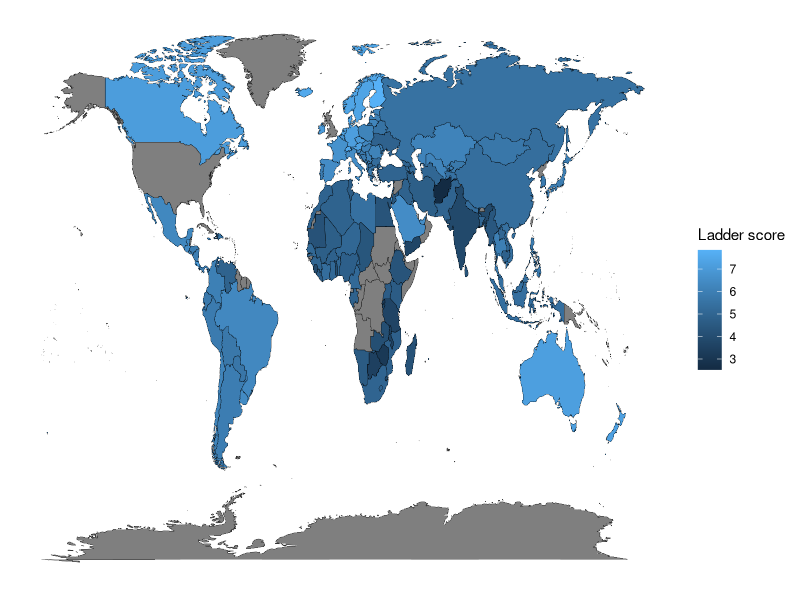
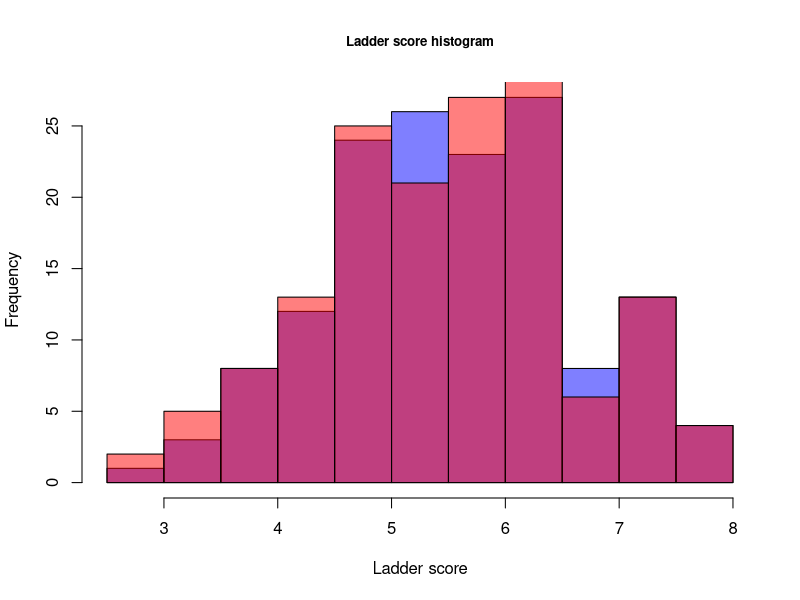
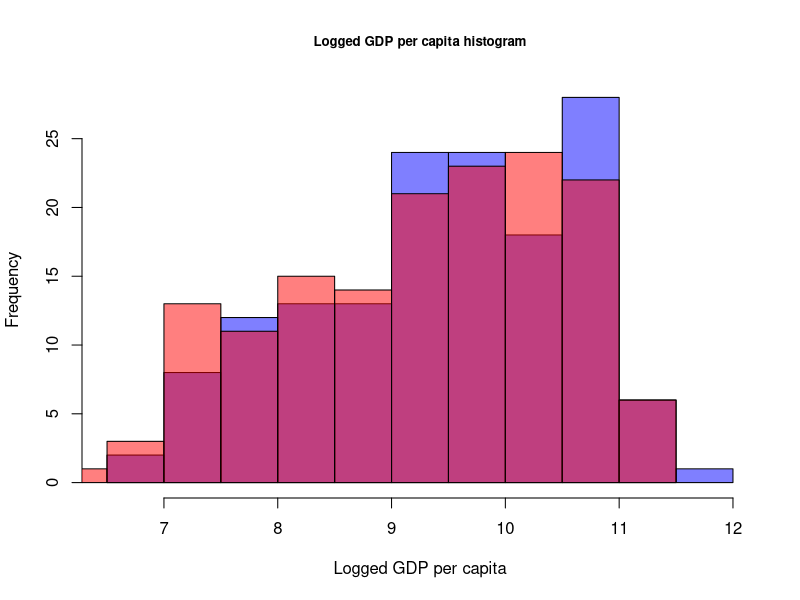
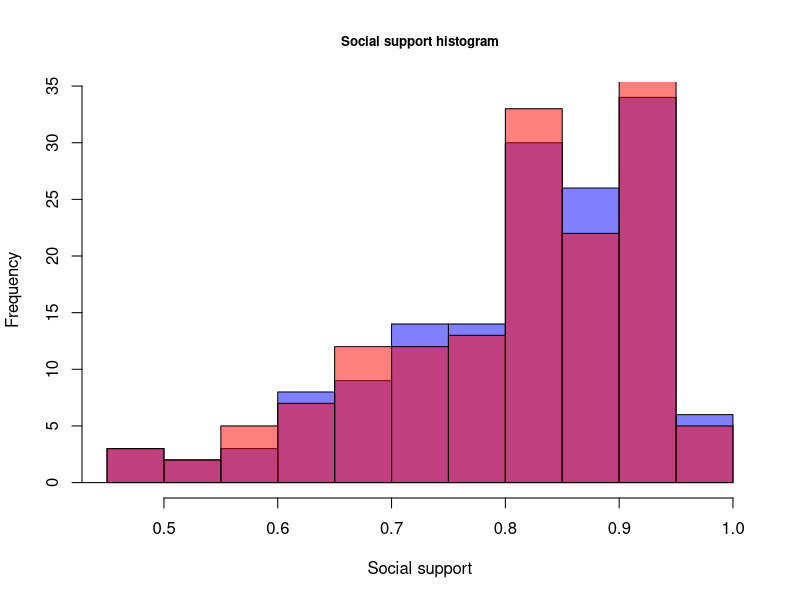
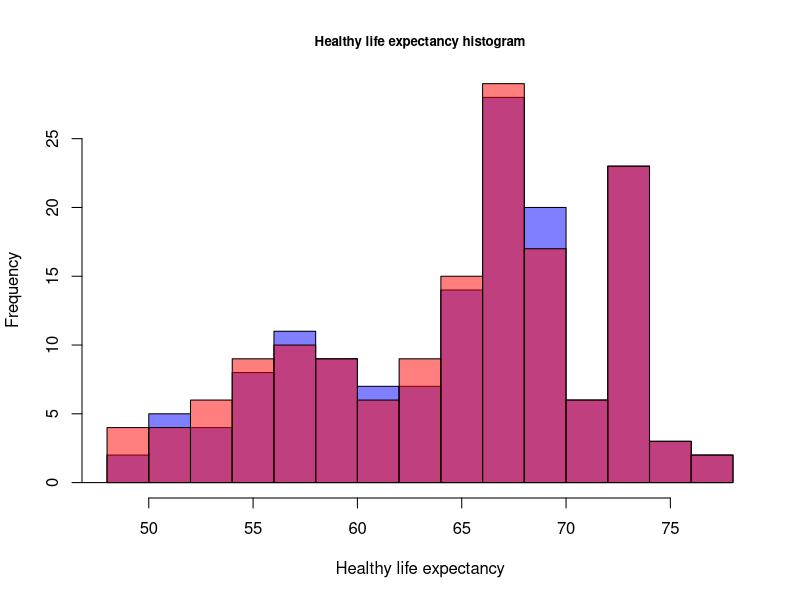
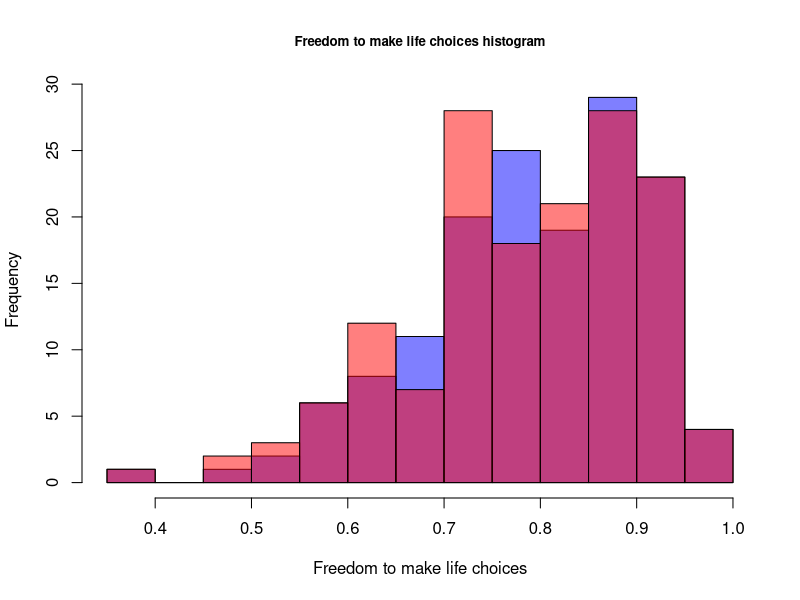
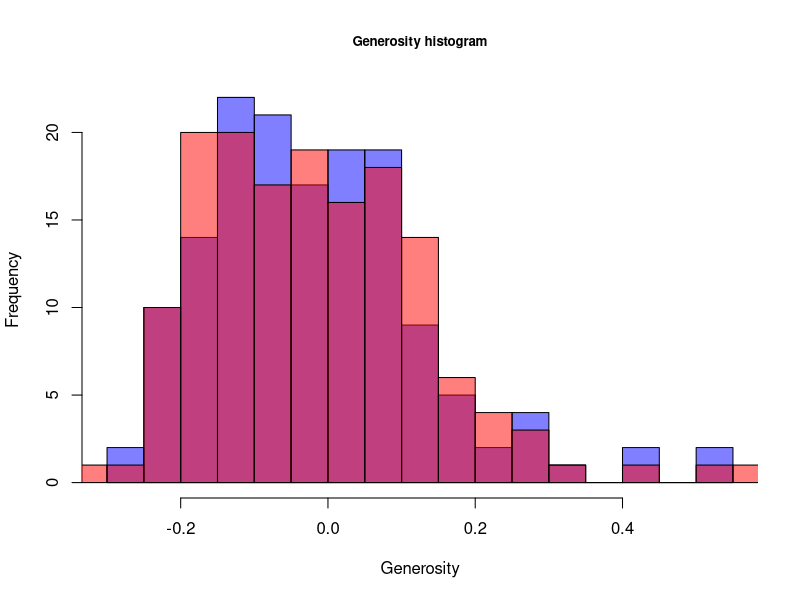
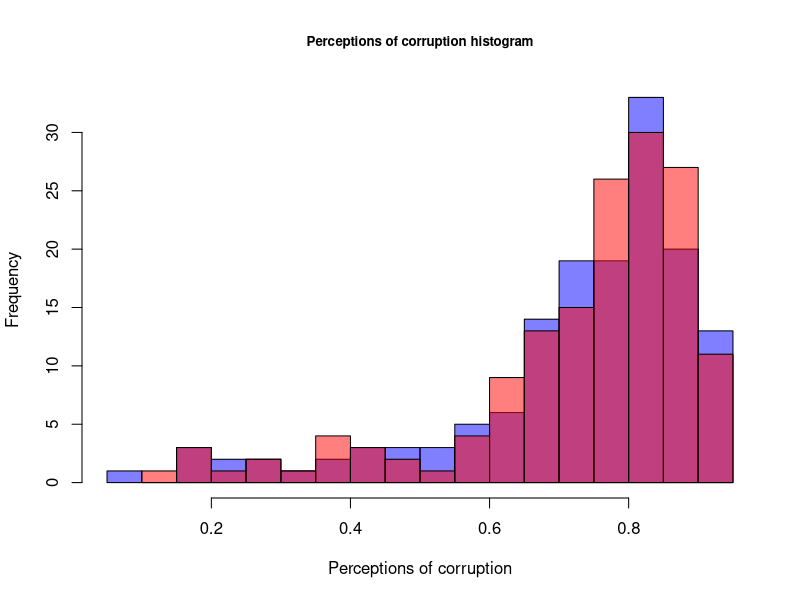

These charts were generated, in order, by the following R code: (Note: this script raises an error after producing the figures.)
## ---- chunk 1
knitr::opts_chunk$set(echo = TRUE)
## ---- chunk 2
# Učitavanje podataka iz csv datoteke:
whr2020 = read.table("WHR_2020.csv", sep = ",")
whr2021 = read.table("WHR_2021.csv", sep = ",")
dim(whr2020)
dim(whr2021)
## ---- chunk 3
print("2020: ")
summary(whr2020[3:9])
print("2021: ")
summary(whr2021[3:9])
## ---- chunk 4
colnames(whr2020) <- c("Country name", "Regional indicator", "Ladder score", "Logged GDP per capita", "Social support", "Healthy life expectancy", "Freedom to make life choices", "Generosity", "Perceptions of corruption") 

colnames(whr2021) <- c("Country name", "Regional indicator", "Ladder score", "Logged GDP per capita", "Social support", "Healthy life expectancy", "Freedom to make life choices", "Generosity", "Perceptions of corruption", "Income Gini", "Wealth Gini") 
## ---- chunk 5
names(whr2020)
names(whr2021)
## ---- chunk 6
library(ggplot2)
require(maps)
require(dplyr)

data2021 = whr2021[c("Country name", "Ladder score")]
names(data2021)[names(data2021) == "Country name"] = "region"

mapdata2021 = map_data("world")
mapdata2021 = left_join(mapdata2021, data2021, by = "region")

map2021 = ggplot(mapdata2021, aes(x = long, y = lat, group = group)) +
  geom_polygon(aes(fill = `Ladder score`), color = "black", size = 0.1) + theme(axis.text.x = element_blank(),
                           axis.text.y = element_blank(),
                           axis.ticks = element_blank(),
                           axis.title.y = element_blank(),
                           axis.title.x = element_blank(),
                           rect = element_blank())

map2021

## ---- chunk 7
#histogrami varijable s obzirom na godine
plot_by_years <- function(column, main) {
  hist(whr2021[[column]], breaks=15, main=main, cex.main=0.8, xlab=column, ylab="Frequency",col=rgb(0,0,1,0.5))
  hist(whr2020[[column]], breaks=15, main=main, cex.main=0.8, xlab=column, ylab="Frequency", col=rgb(1,0,0,0.5), add=T)
  
}
plot_by_years("Ladder score", "Ladder score histogram")
plot_by_years("Logged GDP per capita", "Logged GDP per capita histogram")
plot_by_years("Social support", "Social support histogram")
plot_by_years("Healthy life expectancy", "Healthy life expectancy histogram")
plot_by_years("Freedom to make life choices", "Freedom to make life choices histogram")
plot_by_years("Generosity", "Generosity histogram")
plot_by_years("Perceptions of corruption", "Perceptions of corruption histogram")
hist(whr2021$`Income Gini`, breaks=10, main="Income Gini 2021", xlab="Income Gini", ylab="Frequency",col=rgb(0,0,1,0.5))
hist(whr2021$`Wealth Gini`, breaks=10, main="Wealth Gini 2021", xlab="Wealth Gini", ylab="Frequency",col=rgb(0,0,1,0.5))
## ---- chunk 8
#Izračunajmo srednje vrijednosti i medijane Ladder score-ova po regijama
library(tidyverse)

whr2021 %>% group_by(`Regional indicator`) %>% summarise(
          Mean.LadderScore = mean(`Ladder score`),
          Mean.GDP = mean(`Logged GDP per capita`),
          Mean.SocialSupport = mean(`Social support`),
          Mean.LifeExp = mean(`Healthy life expectancy`),
          Mean.Freedom = mean(`Freedom to make life choices`),
          Mean.Generosity = mean(Generosity),
          Mean.Corruption = mean(`Perceptions of corruption`),
          Len = length(`Ladder score`)
           #Mean.IncomeGini = mean(`Income Gini`),
           #Mean.WealthGini = mean(`Wealth Gini`)
            ) -> summary.result1
summary.result1


whr2021 %>% group_by(`Regional indicator`) %>% summarise(
          Med.LadderScore = median(`Ladder score`),
          Med.GDP = median(`Logged GDP per capita`),
          Med.SocialSupport = median(`Social support`),
          Med.LifeExp = median(`Healthy life expectancy`),
          Med.Freedom = median(`Freedom to make life choices`),
          Med.Generosity = median(Generosity),
          Med.Corruption = median(`Perceptions of corruption`)
            ) -> summary.result2
summary.result2
## ---- chunk 9
boxplot(whr2020$`Ladder score`, whr2021$`Ladder score`,
        main = 'Ladder score box-plot by year',
        xlab = 'Year', ylab = 'Ladder score', names = c('2020', '2021'))
## ---- chunk 10
c1 = rgb(1, 0, 0, alpha = 0.5)
c2 = rgb(0, 0, 1, alpha = 0.5)
ladder2020 = whr2020$`Ladder score`
ladder2021 = whr2021$`Ladder score`
hist1 = hist(ladder2020, breaks = 10, plot = FALSE)
hist2 = hist(ladder2021, breaks = 10, plot = FALSE)
plot(hist1, col = c1, main = "Histogram of ladder score for two years", xlab = "Ladder score")
plot(hist2, col = c2, add = TRUE)
legend("topright",
  legend=c('2020','2021'),
  fill = c(c1,c2)
)
## ---- chunk 11
mergedData = merge(whr2020, whr2021, by="Country name", suffixes = c(".20",".21"))

hist(mergedData$`Ladder score.20`-mergedData$`Ladder score.21`,
     main=paste('Difference in ladder scores between two years'),
     xlab='Ladder score')

qqnorm(mergedData$`Ladder score.20`-mergedData$`Ladder score.21`, 
       pch = 1, 
       frame = FALSE, 
       main=paste('QQ-plot for differences between ladder scores'))
qqline(mergedData$`Ladder score.20`-mergedData$`Ladder score.21`, 
       col = "steelblue", lwd = 2)
## ---- chunk 12
require(nortest)
lillie.test(mergedData$`Ladder score.20`-mergedData$`Ladder score.21`)
## ---- chunk 13
t.test(mergedData$`Ladder score.20`, 
       mergedData$`Ladder score.21`, 
       paired = TRUE, 
       alt = "less")
## ---- chunk 14
fitGDP = lm(whr2021$`Ladder score` ~ whr2021$`Logged GDP per capita`)
fitHealth = lm(whr2021$`Ladder score` ~ whr2021$`Healthy life expectancy`)
fitSocialSupport = lm(whr2021$`Ladder score` ~ whr2021$`Social support`)
fitFreedom = lm(whr2021$`Ladder score` ~ whr2021$`Freedom to make life choices`)
fitGenerosity = lm(whr2021$`Ladder score` ~ whr2021$Generosity)
fitCorruption = lm(whr2021$`Ladder score` ~ whr2021$`Perceptions of corruption`)
fitIncomeGini = lm(whr2021$`Ladder score` ~ whr2021$`Income Gini`)
fitWealthGini = lm(whr2021$`Ladder score` ~ whr2021$`Wealth Gini`)

plot(whr2021$`Logged GDP per capita`, whr2021$`Ladder score`,
     col="blue",
     xlab='Logged GDP per capita',
     ylab='2021 Ladder score')
lines(whr2021$`Logged GDP per capita`, fitGDP$fitted.values)

plot(whr2021$`Healthy life expectancy`, whr2021$`Ladder score`,
     col="blue",
     xlab='Healthy life expectancy',
     ylab='2021 Ladder score')
lines(whr2021$`Healthy life expectancy`, fitHealth$fitted.values)

plot(whr2021$`Social support`, whr2021$`Ladder score`,
     col="blue",
     xlab='Social support',
     ylab='2021 Ladder score')
lines(whr2021$`Social support`, fitSocialSupport$fitted.values)

## ---- chunk 15
qqnorm(rstandard(fitGDP))
qqline(rstandard(fitGDP))

require(nortest)
lillie.test(rstandard(fitGDP))

## ---- chunk 16
summary(fitGDP)
## ---- chunk 17
summary(fitSocialSupport)
lillie.test(rstandard(fitSocialSupport))
summary(fitHealth)
lillie.test(rstandard(fitHealth))
summary(fitFreedom)
lillie.test(rstandard(fitFreedom))
summary(fitGenerosity)
lillie.test(rstandard(fitGenerosity))
summary(fitCorruption)
lillie.test(rstandard(fitCorruption))
summary(fitIncomeGini)
lillie.test(rstandard(fitIncomeGini))
summary(fitWealthGini)
lillie.test(rstandard(fitWealthGini))
## ---- chunk 18
knitr::include_graphics("linRegJed.png")
## ---- chunk 19
library("corrplot")
korelacija <- whr2021[,(names(whr2021) %in% c("Logged GDP per capita", "Social support", "Healthy life expectancy", "Freedom to make life choices", "Generosity", "Perceptions of corruption"))]
num <- cor(korelacija)
corrplot(num, method="number")
## ---- chunk 20
whr2021 %>% 
  ggplot(aes(x=fct_reorder(`Regional indicator`,`Ladder score`),y=`Ladder score`)) +
  geom_boxplot() +
  geom_jitter(width=0.1,alpha=0.2) +
  xlab("Regional indicator") +
  theme(axis.ticks.x = element_blank(),
        axis.text.x = element_blank())
## ---- chunk 21
fitAll= lm(`Ladder score` ~ `Logged GDP per capita` + `Social support` + `Healthy life expectancy` + `Freedom to make life choices` + `Generosity` + `Perceptions of corruption` + `Income Gini` + `Wealth Gini`, data = whr2021)
summary((fitAll))
## ---- chunk 22
fitm1= lm(`Ladder score` ~ `Social support`+`Freedom to make life choices` + 
            `Perceptions of corruption`, data = whr2021)
summary(fitm1)

fitm2= lm(`Ladder score` ~ `Healthy life expectancy`+`Freedom to make life choices` + 
            `Perceptions of corruption`, data = whr2021)
summary((fitm2))

fitm3= lm(`Ladder score` ~ `Logged GDP per capita`+`Freedom to make life choices` + 
            `Perceptions of corruption`, data = whr2021)
summary((fitm3))

fitm4= lm(`Ladder score` ~ `Logged GDP per capita` + `Healthy life expectancy`+
            `Freedom to make life choices` + `Perceptions of corruption`, data = whr2021)
summary((fitm4))

fitm5= lm(`Ladder score` ~ `Logged GDP per capita` + `Social support`+
            `Freedom to make life choices` + `Perceptions of corruption`, data = whr2021)
summary((fitm5))

fitm6= lm(`Ladder score` ~ `Social support` + `Healthy life expectancy`+
            `Freedom to make life choices` + `Perceptions of corruption`, data = whr2021)
summary((fitm6))

fitm7= lm(`Ladder score` ~ `Logged GDP per capita`+`Social support` + 
            `Healthy life expectancy`+`Freedom to make life choices` + 
            `Perceptions of corruption`, data = whr2021)
summary((fitm7))
## ---- chunk 23
fit1= lm(`Ladder score` ~ `Logged GDP per capita` + `Social support`+
           `Freedom to make life choices` + `Perceptions of corruption`, data = whr2021)
summary((fit1))

fit2= lm(`Ladder score` ~ `Logged GDP per capita` + `Social support`+
           `Freedom to make life choices` , data = whr2021)
summary((fit2))

fit3= lm(`Ladder score` ~ `Logged GDP per capita` + `Social support`+ 
           `Perceptions of corruption`, data = whr2021)
summary((fit3))

fit4= lm(`Ladder score` ~ `Logged GDP per capita` + `Social support`, data = whr2021)
summary((fit4))
## ---- chunk 24
fit_reg = lm(`Ladder score` ~ `Logged GDP per capita` + `Social support` + 
               `Freedom to make life choices`+ `Regional indicator`, data=whr2021)
summary(fit_reg)
## ---- chunk 25
western_europe = whr2021[whr2021$`Regional indicator` == "Western Europe",]
central_eastern_europe = whr2021[whr2021$`Regional indicator` == "Central and Eastern Europe",]
## ---- chunk 26
cat('Prosječan Ladder score zemalja iz Zapadne Europe ', mean(western_europe$`Ladder score`),'\n')
cat('Prosječan Ladder score zemalja iz Srednje i Istočne Europe', mean(central_eastern_europe$`Ladder score`), '\n')
## ---- chunk 27
h = hist(western_europe$`Ladder score`,
         main="Ladder score Western Europe",
         xlab="Ladder score",
         ylab='Frequency',
         col="blue",
         breaks = 20
         )
## ---- chunk 28
h = hist(central_eastern_europe$`Ladder score`,
         main="Ladder score Central and Eastern Europe",
         xlab="Ladder score",
         ylab='Frequency',
         col="blue",
         breaks = 20
         )
## ---- chunk 29
boxplot(western_europe$`Ladder score`,central_eastern_europe$`Ladder score`,
        main='Ladder score box-plot',
        ylab='Ladder score', xlab="Regional indicator", names = c("Western Europe", 
                                                                  "Central and Eastern Europe"))
## ---- chunk 30
qqnorm(western_europe$`Ladder score`, pch = 1, frame = FALSE,main='Western Europe')
qqline(western_europe$`Ladder score`, col = "steelblue", lwd = 2)
## ---- chunk 31
qqnorm(central_eastern_europe$`Ladder score`, pch = 1, frame = FALSE,main='Central and Eastern Europe')
qqline(central_eastern_europe$`Ladder score`, col = "steelblue", lwd = 2)
## ---- chunk 32
library(nortest)
lillie.test(western_europe$`Ladder score`)
lillie.test(central_eastern_europe$`Ladder score`)
## ---- chunk 33
var(western_europe$`Ladder score`)
var(central_eastern_europe$`Ladder score`)
#Jesu li varijance značajno različite
var.test(western_europe$`Ladder score`, central_eastern_europe$`Ladder score`)
## ---- chunk 34
t.test(western_europe$`Ladder score`, central_eastern_europe$`Ladder score`, 
       alt = "greater", var.equal = TRUE)

## ---- chunk 35
ce_europe = whr2021[whr2021$`Regional indicator` == "Central and Eastern Europe",]
l_america = whr2021[whr2021$`Regional indicator` == "Latin America and Caribbean",]
e_asia = whr2021[whr2021$`Regional indicator` == "East Asia",]
regions = whr2021[whr2021$`Regional indicator` == "Central and Eastern Europe" 
                  | whr2021$`Regional indicator` == "Latin America and Caribbean" 
                  | whr2021$`Regional indicator` == "East Asia", ]

boxplot(ce_europe$`Ladder score`, l_america$`Ladder score`, e_asia$`Ladder score`)


## ---- chunk 36

lillie.test(regions$`Ladder score`)
lillie.test(ce_europe$`Ladder score`)
lillie.test((l_america$`Ladder score`))
lillie.test(e_asia$`Ladder score`)


## ---- chunk 37
bartlett.test(regions$`Ladder score` ~ regions$`Regional indicator`)

aggregate(regions$`Ladder score`, by=list(regions$`Regional indicator`), FUN=var)

## ---- chunk 38
a = aov(regions$`Ladder score` ~ regions$`Regional indicator`)
summary(a)
